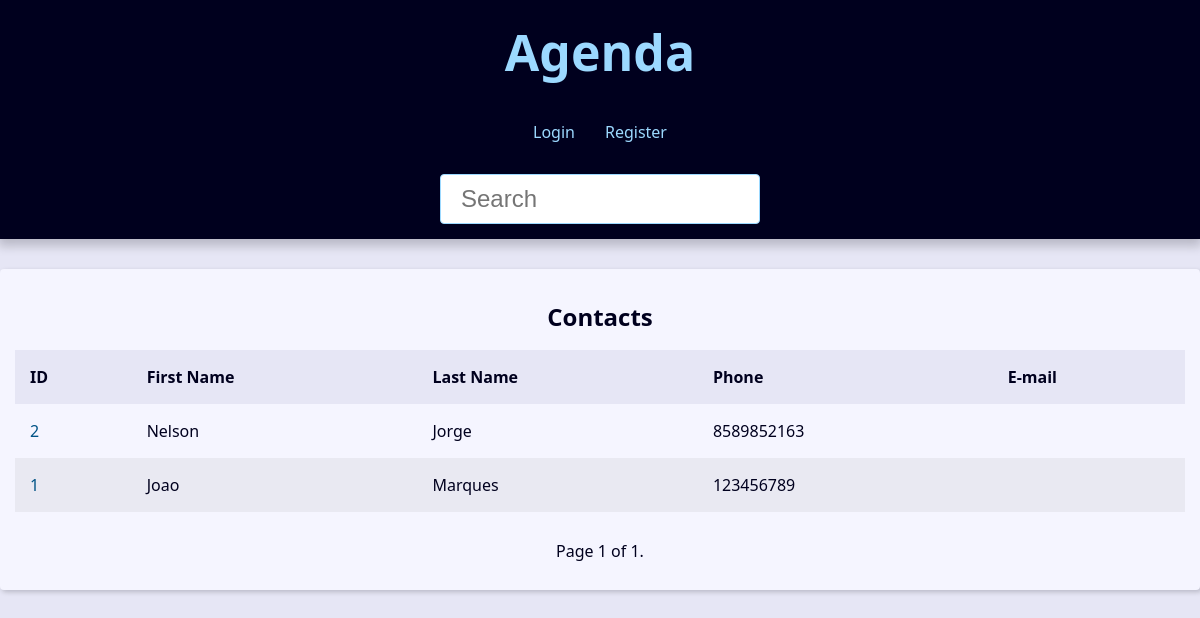
The app's page /, older data.
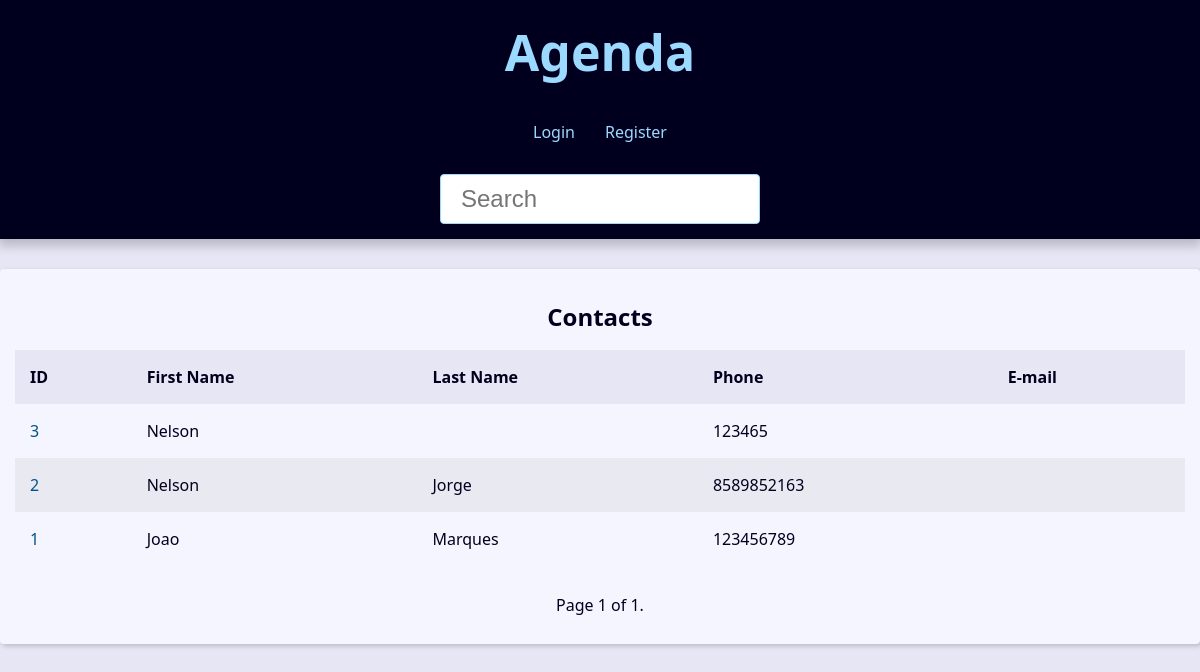
The same page, newer data.
### contact/models.py (models this page shows, shortened)
class Contact(models.Model):
    first_name = models.CharField(max_length=50)
    last_name = models.CharField(max_length=50, blank=True)
    phone = models.CharField(max_length=50)
    email = models.EmailField(max_length=254, blank=True)
    created_date = models.DateTimeField(default=timezone.now)
    description = models.TextField(blank=True)
    show = models.BooleanField(default=True)
    picture = models.ImageField(blank=True, upload_to='pictures/%Y/%m/')
    category = models.ForeignKey(
        Category,
        on_delete=models.SET_NULL,
        blank=True, null=True
    )
    owner = models.ForeignKey(
        User,
        on_delete=models.SET_NULL,
        blank=True, null=True
    )

### contact/views/contact_views.py (the view)
# urls.py: path('', views.index, name='index'),
def index(request):
    contacts = Contact.objects \
        .filter(show=True)\
        .order_by('-id')
    paginator = Paginator(contacts, 10) # Show 10 contacts per page
    page_number = request.GET.get("page")
    page_obj = paginator.get_page(page_number)
    context = {
        'page_obj': page_obj,
        'site_title': 'Contatos - '
    }
    return render(
        request,
        'contact/index.html',
        context
    )

### contact/templates/contact/index.html (shortened to what this page needs)
{% extends 'global/base.html' %}
{% block content %}
  {% if page_obj %}
    <div class="responsive-table">
      <table class="contacts-table">
        <caption class="table-caption ">
          Contacts
        </caption>
        <thead>
          <tr class="table-row table-row-header">
            <th class="table-header">ID</th>
            <th class="table-header">First Name</th>
            <th class="table-header">Last Name</th>
            <th class="table-header">Phone</th>
            <th class="table-header">E-mail</th>
          </tr>
        </thead>
        <tbody>
          {% for contact in page_obj %}
            <tr class="table-row">
              <td class="table-cel">
                <a
                  class="table-link"
                  href="{% url 'contact:contact' contact.id %}"
                >
                  {{ contact.id }}
                </a>
              </td>
              <td class="table-cel">
                {{ contact.first_name }}
              </td>
              <td class="table-cel">
                {{ contact.last_name }}
              </td>
              <td class="table-cel">
                {{ contact.phone }}
              </td>
              <td class="table-cel">
              </td>
            </tr>
          {% endfor %}
        </tbody>
      </table>
    </div>
  {% else %}
    <div class="single-contact">
      <h1 class="single-contact-name">
        Nenhum contato encontrado.
      </h1>
    </div>
  {% endif %}
{% endblock content %}

Row changes from the older to the newer data that the page shows:
added Contact: id "3", first_name "Nelson", phone "123465"
